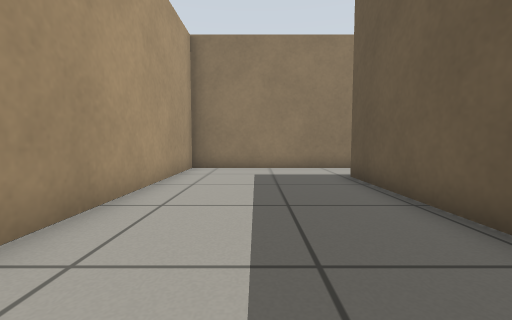
view 1 (above)

12 first-person views from a walk through a robot-simulator world made for Gazebo. The camera is 0.5 m above the floor, tilts 4° down and sees 90° across. The floor is counted in squares, 0.5 m on a side. Each view is taken from the middle of a square. On the plan, view 1 faces up. The plan holds only what a view shows up to about 11 squares ahead; the rest is blank.

view 2
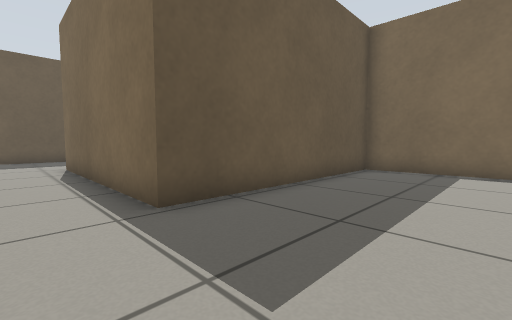

view 3
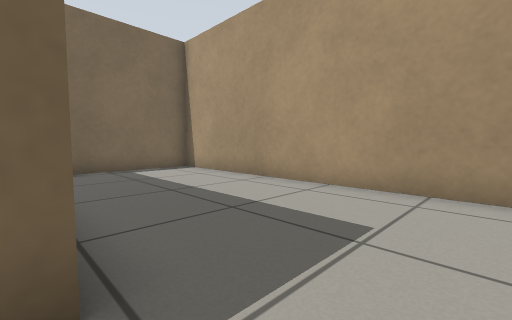

view 4
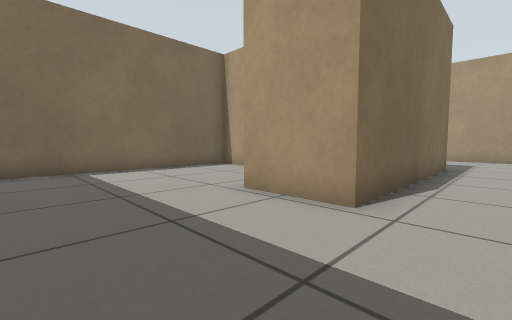

view 5
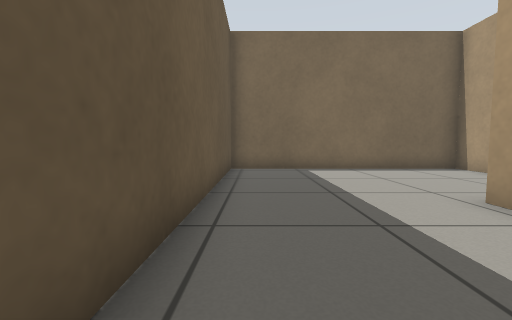

view 6
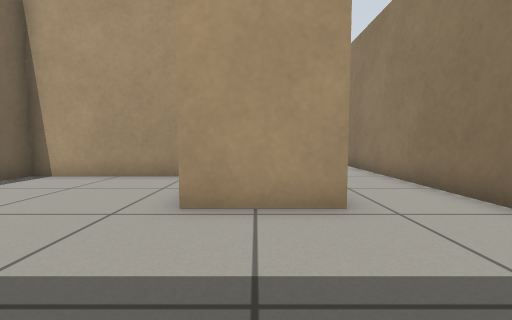

view 7
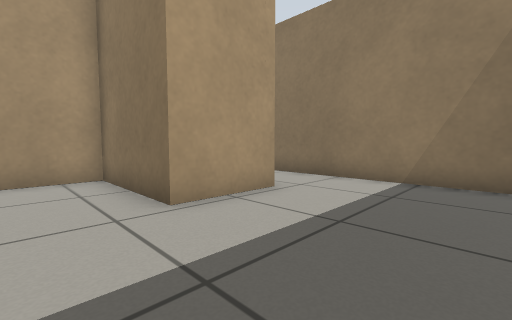

view 8
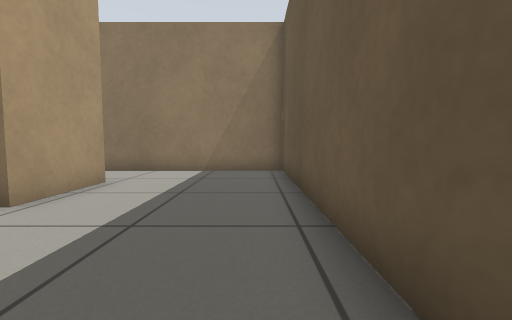

view 9
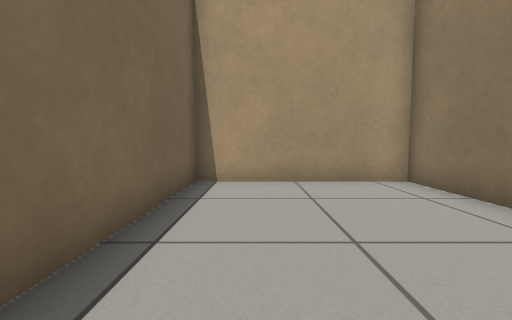

view 10
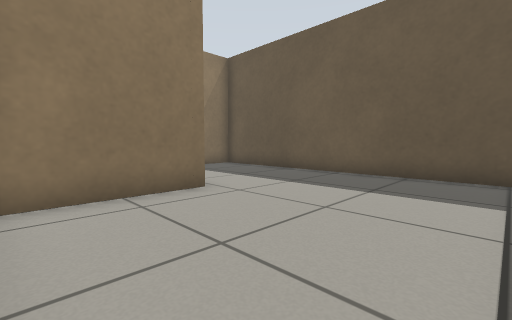

view 11
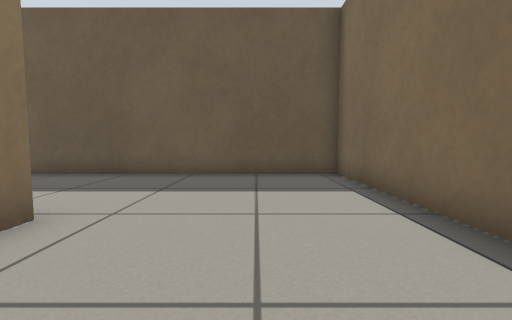

view 12
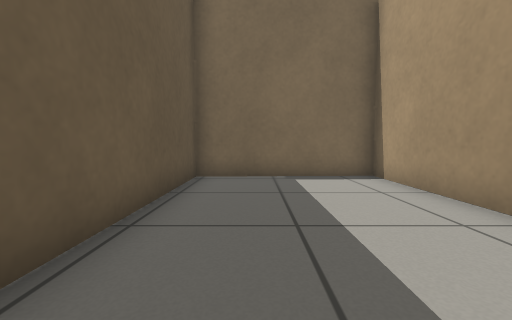

### Floor plan
Points are (right, up) in squares from view 1. A wall is a line through its corners. A room is listed if a view was taken in it or the views show most of it. See-through windows are left out.
Room 1 (views 1, 2, 3, 12)
walls: (11.4, 9.9) (-2.5, 9.9) (-2.5, -0.5) (2.7, -0.5) (2.7, 7.4) (10.2, 7.4)
ways out: opening at (10.5, 8.5) to room 2
Room 2 (views 4, 5, 6, 7, 8, 9, 10, 11)
walls: (10.2, 7.4) (10.2, 4.9) (6.5, 4.9) (6.5, -0.5) (14.9, -0.5) (14.9, 9.9) (11.4, 9.9)
ways out: opening at (10.5, 8.5) to room 1

Positions as (right, up) in squares from view 1, and headings:
1: (0, 0), facing up
2: (-1, 9), facing down-right
3: (3, 9), facing down-left
4: (14, 9), facing down-left
5: (14, 9), facing down
6: (14, 6), facing left
7: (14, 3), facing up-left
8: (14, 1), facing up
9: (13, 1), facing left
10: (7, 0), facing up-right
11: (7, 2), facing right
12: (1, 7), facing down
